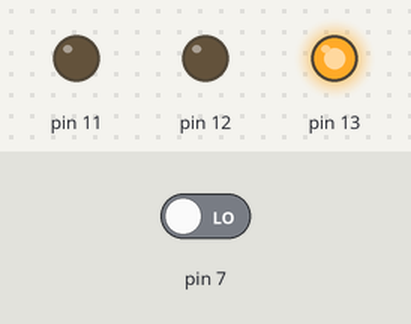
The sketch below on a simulated Arduino Uno, built with avr-gcc and run on an emulated ATmega328P. On the bench: output pins drawn as LEDs (lit = HIGH). The inputs (shaded band) are chosen by the test bench; at power-on: pin 7 LOW.

Above: at 1.2 s.
1.3 s: pin 7 driven HIGH
At 1.9 s:
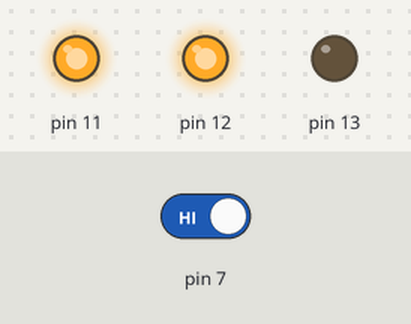
2.8 s: pin 7 driven LOW
At 4.2 s:
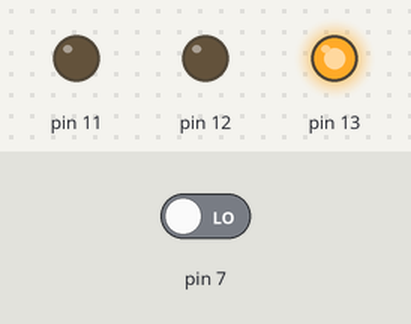
Timing chart, 0 to 5.8 s (numbered marks = the images above; inputs shaded):
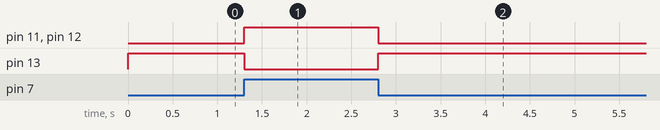

The sketch:

Ejercicio_2.ino
```cpp
void setup() {
  // Pin de salida del led rojo
  pinMode(13,OUTPUT);
  // Pin de salida del led verde
  pinMode(12,OUTPUT);
  // Pin de salida del led amarillo
  pinMode(11,OUTPUT);
  // Este será el pin para el boton, que es entrada
  pinMode(7,INPUT);
}
// En esta variable leeremos si el pin 7 está activado (boton pulsado)
int valor_interruptor = 0;

void loop() {
  // Leemos y alamcenamos el valor en la variable
  valor_interruptor = digitalRead(7);
  // Si está pulsado, encendemos el rojo y apagamos el resto (si está activado será HIGH y LOW en caso contrario)
  digitalWrite(13, !valor_interruptor);
  digitalWrite(12, valor_interruptor);
  digitalWrite(11, valor_interruptor);

}
```

Measured:
- after the input at 1.3 s, pin 11, pin 12: LOW → HIGH at once; pin 13: HIGH → LOW at once
- after the input at 2.8 s, pin 11, pin 12: HIGH → LOW at once; pin 13: LOW → HIGH at once
